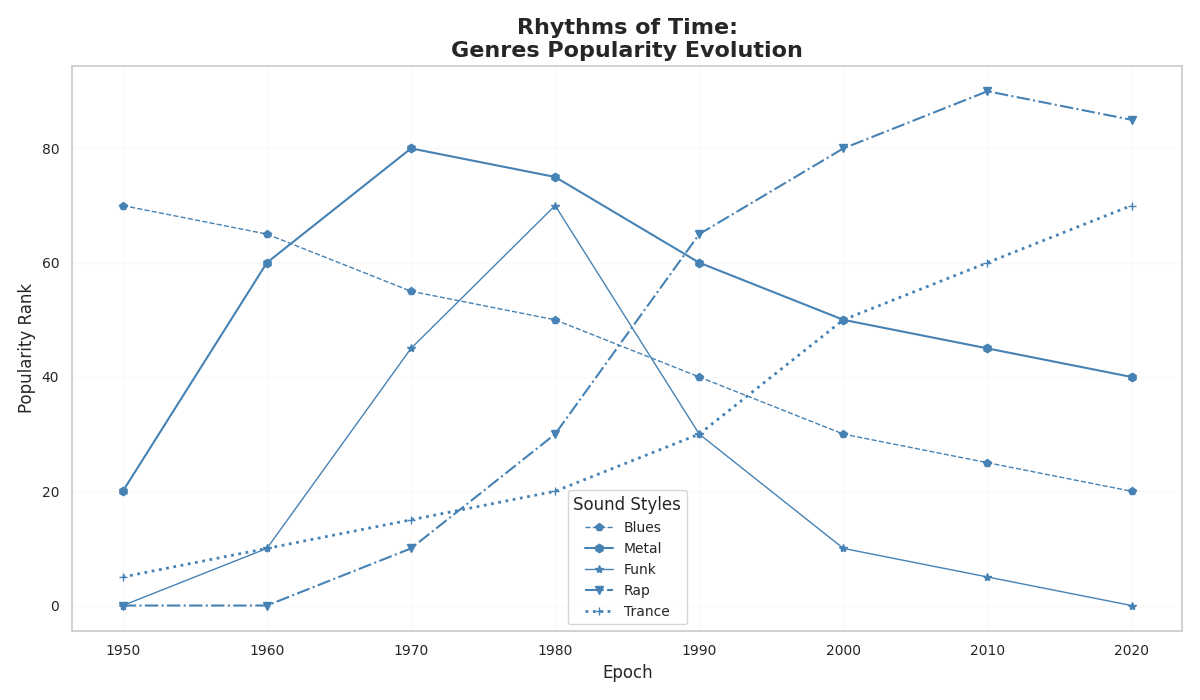

Write the Python code that produced this figure.
import matplotlib.pyplot as plt
import numpy as np

decades = np.arange(1950, 2030, 10)
jazz_popularity = [70, 65, 55, 50, 40, 30, 25, 20]
rock_popularity = [20, 60, 80, 75, 60, 50, 45, 40]
disco_popularity = [0, 10, 45, 70, 30, 10, 5, 0]
hiphop_popularity = [0, 0, 10, 30, 65, 80, 90, 85]
electronic_popularity = [5, 10, 15, 20, 30, 50, 60, 70]

fig, ax = plt.subplots(figsize=(12, 7))

# Use a single color for all plots
single_color = 'steelblue'

ax.plot(decades, jazz_popularity, label='Blues', color=single_color, marker='p', linewidth=1, linestyle='--')
ax.plot(decades, rock_popularity, label='Metal', color=single_color, marker='h', linewidth=1.5, linestyle='-')
ax.plot(decades, disco_popularity, label='Funk', color=single_color, marker='*', linewidth=1, linestyle='-')
ax.plot(decades, hiphop_popularity, label='Rap', color=single_color, marker='v', linewidth=1.5, linestyle='-.')
ax.plot(decades, electronic_popularity, label='Trance', color=single_color, marker='+', linewidth=2, linestyle=':')

ax.set_xlabel('Epoch', fontsize=12)
ax.set_ylabel('Popularity Rank', fontsize=12)
ax.set_title('Rhythms of Time:\nGenres Popularity Evolution', fontsize=16, fontweight='bold')

ax.grid(True, linestyle='-', alpha=0.1)
ax.legend(loc='lower center', title='Sound Styles', fontsize=10, title_fontsize='12')

plt.xticks(decades, fontsize=10)
plt.yticks(fontsize=10)
plt.tight_layout()
plt.show()
